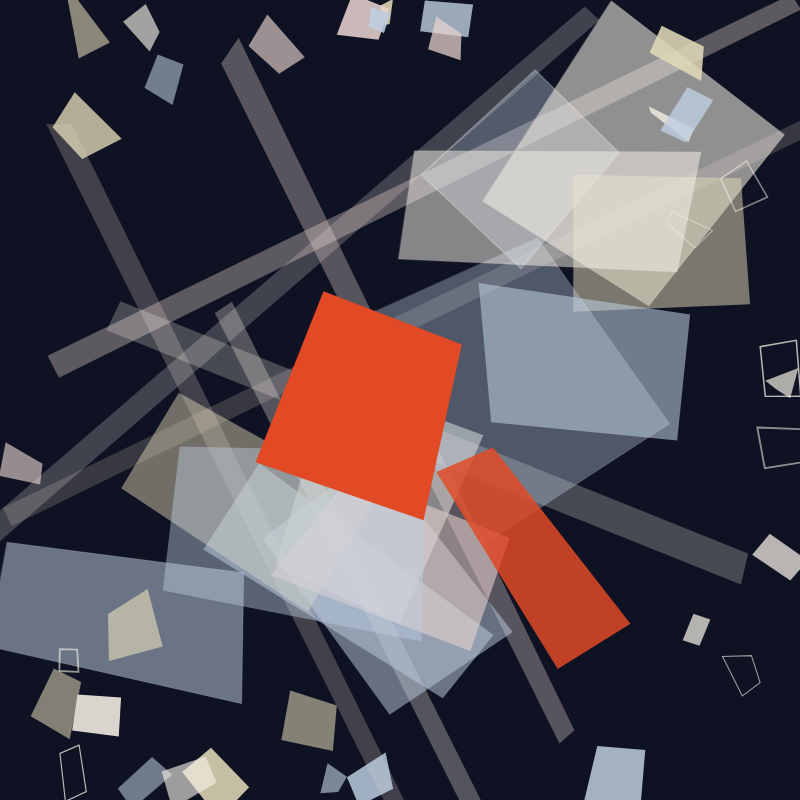
Frame 1 (no input)
Frame 2 (the mouse pressed at the canvas centre, redrawn once): identical to frame 1, image omitted

The p5.js sketch that drew this single still picture (run headless with seeded random() and noise() and a simulated clock; the mouse was pressed at the canvas centre and the sketch redrawn once):

// p5.js sketch
// ── sketch.js
/*
  ================================================================
  COMPOSIÇÃO GEOMÉTRICA ESTÁTICA — INSPIRAÇÃO NEOCONCRETA
  ================================================================
  Sketch p5.js que usa UMA ÚNICA primitiva de desenho: quad().
  Não há animação (draw() fica vazio, tudo acontece uma vez no setup).

  IDEIA GERAL
  -----------
  O Movimento Neoconcreto (Lygia Clark, Hélio Oiticica, Lygia Pape,
  décadas de 1950-60 no Brasil) trabalhava a geometria não como algo
  frio e mecânico, mas como algo vivo, cheio de tensão e ritmo.
  Para simular isso aqui, evitamos qualquer grade reta e regular.
  Em vez disso:

  1) Toda forma nasce como um retângulo perfeito;
  2) Esse retângulo é girado por um ângulo aleatório;
  3) Cada um dos 4 vértices é empurrado, de forma independente e
     aleatória, para um lugar levemente diferente do esperado.

  O passo 3 é o que transforma um simples retângulo girado em um
  quadrilátero "torto", como se a forma tivesse sido levemente
  estilhaçada — é a nossa "tensão geométrica".

  A composição concentra formas grandes e sobrepostas em uma
  diagonal do canvas (transmitindo direção e movimento) e dispersa
  formas pequenas em direção às bordas (como fragmentos que se
  espalharam a partir do centro de força da imagem).
  ================================================================
*/

// Variáveis globais de estilo, definidas uma vez em definirPaleta()
let corFundo, corFoco;
let paletaPastel = [];

// Os dois pontos que definem a "diagonal de tensão" da composição.
// Praticamente toda forma grande vai nascer perto desta linha.
let diagonalA, diagonalB;

function setup() {
  createCanvas(800, 800);

  // Trabalhar em graus deixa os ângulos muito mais legíveis para
  // quem está começando: "45 graus" é mais intuitivo que "0.785 rad".
  angleMode(DEGREES);

  // noLoop() impede que draw() seja chamado repetidamente.
  // O sketch é desenhado UMA vez e fica parado (estático).
  noLoop();

  // Fixamos a "semente" do gerador aleatório. Isso significa que,
  // mesmo usando random(), o resultado será sempre o mesmo toda
  // vez que o sketch rodar — importante para uma peça estática que
  // deve ser reproduzível.
  randomSeed(77);

  definirPaleta();

  // Diagonal escolhida: do canto inferior-esquerdo para o canto
  // superior-direito. Isso sugere um movimento "ascendente", de
  // baixo para cima — mais dinâmico do que uma diagonal descendente,
  // que tende a parecer uma "queda".
  diagonalA = createVector(90, 730);
  diagonalB = createVector(730, 90);

  background(corFundo);

  // Ordem das camadas = ordem de importância visual.
  // Desenhamos primeiro o que deve parecer "atrás":
  desenharVigas();          // 1. feixes longos e finos, ao fundo
  desenharFormasGrandes();  // 2. massas robustas, na diagonal principal
  desenharFormasPequenas(); // 3. fragmentos pequenos, nas bordas
  desenharFoco();           // 4. a cor vibrante, por cima de tudo, no topo visual
}

// draw() precisa existir para o p5.js funcionar, mas fica vazio:
// não há nada para atualizar quadro a quadro, pois o sketch é estático.
function draw() {}

// ----------------------------------------------------------------
// PALETA DE CORES
// ----------------------------------------------------------------
// Fundo escuro e sofisticado (grafite/azul meia-noite) para que as
// cores pastéis "flutuem" sobre ele com contraste suave, e a cor
// vibrante exploda visualmente por comparação.
function definirPaleta() {
  corFundo = color(14, 18, 34); // grafite azulado profundo

  paletaPastel = [
    color(232, 212, 208), // rosa pastel amadeirado
    color(190, 206, 224), // azul pastel acinzentado
    color(246, 241, 231), // off-white (branco levemente quente)
    color(226, 217, 184)  // amarelo pastel suave
  ];

  // Único ponto de cor vibrante da composição: vermelho-alaranjado.
  // Ter APENAS uma cor de destaque é o que garante que ela funcione
  // como foco — se houvesse várias cores fortes, nenhuma delas
  // chamaria mais atenção que as outras.
  corFoco = color(226, 74, 38);
}

// ----------------------------------------------------------------
// O CORAÇÃO MATEMÁTICO DO SKETCH: gerar os 4 vértices de um quad
// ----------------------------------------------------------------
// Parâmetros:
//   cx, cy      -> centro onde o retângulo "nasce"
//   larg, alt   -> largura e altura do retângulo original
//   ang         -> ângulo de rotação, em graus
//   distorcao   -> quanto (em pixels) cada vértice pode se deslocar
//                  aleatoriamente para fora de sua posição "correta"
//
// Devolve uma lista com 4 pontos {x, y}, prontos para virar um quad().
function pontosQuad(cx, cy, larg, alt, ang, distorcao) {
  let hw = larg / 2; // meia-largura
  let hh = alt / 2;  // meia-altura

  // Passo 1: definimos os 4 cantos de um retângulo "ideal", centrado
  // na origem (0,0). Cada canto é descrito como um deslocamento
  // (dx, dy) a partir do centro.
  let offsets = [
    { x: -hw, y: -hh }, // canto superior-esquerdo
    { x:  hw, y: -hh }, // canto superior-direito
    { x:  hw, y:  hh }, // canto inferior-direito
    { x: -hw, y:  hh }  // canto inferior-esquerdo
  ];

  let pontos = [];

  for (let o of offsets) {
    // Passo 2: ROTAÇÃO. Para girar um ponto (dx, dy) em torno da
    // origem por um ângulo "ang", usamos a matriz de rotação 2D
    // clássica:
    //
    //   x' = dx * cos(ang) - dy * sin(ang)
    //   y' = dx * sin(ang) + dy * cos(ang)
    //
    // Intuição simples: cos() e sin() dizem "quanto desse
    // deslocamento original aponta para o novo eixo X" e "quanto
    // aponta para o novo eixo Y" depois de girar os eixos pelo
    // ângulo "ang". É a mesma matemática usada em qualquer rotação
    // de objetos 2D (jogos, design, robótica etc.).
    let xRot = o.x * cos(ang) - o.y * sin(ang);
    let yRot = o.x * sin(ang) + o.y * cos(ang);

    // Passo 3: DISTORÇÃO. Aqui está o "tempero" artístico: somamos
    // um deslocamento aleatório e INDEPENDENTE a cada vértice.
    // Se disséssemos que os 4 vértices se deslocam pela mesma
    // quantidade, o retângulo continuaria perfeito, só teria mudado
    // de lugar. Mas como cada vértice recebe seu próprio "empurrão"
    // aleatório, os ângulos internos deixam de ser todos 90°, e o
    // retângulo vira um quadrilátero levemente irregular — como se
    // tivesse sido levemente "amassado". É essa irregularidade que
    // cria a sensação de tensão / movimento congelado pedida no
    // projeto, em vez de uma grade fria e perfeita.
    let jitterX = random(-distorcao, distorcao);
    let jitterY = random(-distorcao, distorcao);

    // Passo 4: TRANSLAÇÃO. Por fim, movemos o ponto (já girado e
    // distorcido) para a posição real (cx, cy) onde a forma deve
    // aparecer no canvas.
    pontos.push({
      x: cx + xRot + jitterX,
      y: cy + yRot + jitterY
    });
  }

  return pontos;
}

// Função auxiliar: recebe os 4 pontos calculados acima e efetivamente
// chama a ÚNICA primitiva de desenho permitida neste sketch: quad().
// quad() espera 8 números: x1,y1, x2,y2, x3,y3, x4,y4 — os 4 cantos
// em sequência (sentido horário ou anti-horário).
function tracarQuad(pontos) {
  quad(
    pontos[0].x, pontos[0].y,
    pontos[1].x, pontos[1].y,
    pontos[2].x, pontos[2].y,
    pontos[3].x, pontos[3].y
  );
}

// ----------------------------------------------------------------
// CAMADA 1 — VIGAS: quads extremamente longos e finos
// ----------------------------------------------------------------
// Ideia: exagerar a proporção largura x altura (ex: 800 x 20) para
// criar "feixes" que atravessam o quadro em diagonal, como traços de
// velocidade ou vetores de força. Eles ficam no fundo da composição
// e com baixa opacidade, para não competir com as formas principais.
function desenharVigas() {
  let quantidade = 7;
  let angulosPossiveis = [22, 38, 51, -26, -41, 64, -55];

  for (let i = 0; i < quantidade; i++) {
    let cx = random(150, 650);
    let cy = random(150, 650);

    let larg = random(650, 950); // muito comprida (quase a diagonal do canvas)
    let alt  = random(10, 32);   // muito fina, para parecer um "feixe"
    let ang  = random(angulosPossiveis);
    let distorcao = random(3, 10); // pouca distorção: uma viga não pode "quebrar" demais

    let c = random(paletaPastel);
    let alfa = random(45, 100); // bem transparente: fica sutil, ao fundo

    noStroke();
    fill(red(c), green(c), blue(c), alfa);

    let pts = pontosQuad(cx, cy, larg, alt, ang, distorcao);
    tracarQuad(pts);
  }
}

// ----------------------------------------------------------------
// CAMADA 2 — FORMAS GRANDES: o núcleo da composição, sobre a diagonal
// ----------------------------------------------------------------
// Aqui concentramos as formas maiores e mais sobrepostas em torno da
// diagonal definida em diagonalA/diagonalB. Usamos interpolação
// linear (lerp) para escolher pontos AO LONGO da diagonal, e depois
// um pequeno deslocamento PERPENDICULAR a ela, para que as formas não
// fiquem grudadas numa linha reta perfeita (o que pareceria uma régua,
// não um gesto artístico).
function desenharFormasGrandes() {
  // Vetor que aponta na direção da diagonal (normalizado = comprimento 1)
  let direcao = p5.Vector.sub(diagonalB, diagonalA).normalize();
  // Vetor perpendicular à diagonal: basta trocar x/y e inverter um sinal.
  // Isso é uma propriedade simples de geometria vetorial 2D:
  // se (dx, dy) aponta numa direção, (-dy, dx) aponta 90° a partir dela.
  let perpendicular = createVector(-direcao.y, direcao.x);

  let quantidade = 13;

  for (let i = 0; i < quantidade; i++) {
    // t entre 0 e 1 escolhe "em que ponto da diagonal" a forma nasce.
    // Evitamos os extremos (0 e 1) para concentrar a massa no miolo,
    // deixando as pontas mais "esparsas" e conectando com a camada
    // de formas pequenas nas bordas.
    let t = random(0.08, 0.92);
    let baseNaDiagonal = p5.Vector.lerp(diagonalA, diagonalB, t);

    // Deslocamento aleatório na direção perpendicular à diagonal:
    // é isso que dá volume à composição, em vez de uma linha fina.
    let deslocamentoPerp = random(-110, 110);
    let cx = baseNaDiagonal.x + perpendicular.x * deslocamentoPerp;
    let cy = baseNaDiagonal.y + perpendicular.y * deslocamentoPerp;

    // Proporções bem variadas: de quase quadradas a bem alongadas,
    // para reforçar a ideia de "estilhaçamento" pedida no projeto.
    let larg = random(120, 320);
    let alt  = random(90, 260);
    let ang  = random(-60, 60);
    let distorcao = random(6, 22);

    let c = random(paletaPastel);
    // Opacidade média: como várias dessas formas se sobrepõem, a
    // transparência faz as áreas de interseção ganharem tons novos,
    // mais saturados — é o efeito de "mistura óptica" pedido no
    // enunciado, sem nunca misturar tinta de verdade, só camadas.
    let alfa = random(90, 165);

    // Em algumas formas, adicionamos um contorno bem sutil em
    // off-white — um recurso visual comum na arte construtiva, que
    // reforça a "aresta" da forma mesmo quando ela está sob outras.
    if (random() < 0.5) {
      strokeWeight(random(0.6, 1.6));
      stroke(246, 241, 231, 70);
    } else {
      noStroke();
    }

    fill(red(c), green(c), blue(c), alfa);

    let pts = pontosQuad(cx, cy, larg, alt, ang, distorcao);
    tracarQuad(pts);
  }
}

// ----------------------------------------------------------------
// CAMADA 3 — FORMAS PEQUENAS: fragmentos dispersos em direção às bordas
// ----------------------------------------------------------------
// Usamos coordenadas POLARES (ângulo + raio) a partir do centro do
// canvas para espalhar fragmentos pequenos em todas as direções, mas
// com um raio grande o suficiente para que caiam nas bordas, longe
// da diagonal principal. É como se fossem "estilhaços" que voaram
// para longe do núcleo de tensão da composição.
function desenharFormasPequenas() {
  let quantidade = 34;
  let centro = createVector(400, 400);

  for (let i = 0; i < quantidade; i++) {
    // Um ângulo qualquer, em qualquer direção ao redor do centro.
    let anguloDispersao = random(360);
    // Um raio grande, para que o ponto caia perto das bordas do canvas.
    let raio = random(320, 520);

    // Conversão de coordenadas polares (ângulo, raio) para
    // coordenadas cartesianas (x, y) — a mesma matemática do
    // círculo trigonométrico: x = centro + raio*cos(ang),
    // y = centro + raio*sin(ang).
    let cx = centro.x + cos(anguloDispersao) * raio;
    let cy = centro.y + sin(anguloDispersao) * raio;

    // Garantimos que a forma não nasça fora do canvas.
    cx = constrain(cx, 20, 780);
    cy = constrain(cy, 20, 780);

    let larg = random(18, 60);
    let alt  = random(14, 50);
    let ang  = random(360);
    let distorcao = random(3, 12);

    let c = random(paletaPastel);

    // Cerca de 1/3 dos fragmentos pequenos aparece só como contorno
    // (sem preenchimento). Isso cria variedade de "peso visual": nem
    // toda forma pequena compete pela mesma atenção, algumas ficam
    // quase como anotações no espaço, leves e discretas.
    let apenasContorno = random() < 0.35;

    if (apenasContorno) {
      noFill();
      strokeWeight(random(1, 2.2));
      stroke(246, 241, 231, random(120, 200));
    } else {
      noStroke();
      let alfa = random(140, 230);
      fill(red(c), green(c), blue(c), alfa);
    }

    let pts = pontosQuad(cx, cy, larg, alt, ang, distorcao);
    tracarQuad(pts);
  }
}

// ----------------------------------------------------------------
// CAMADA 4 — FOCO: a única cor vibrante da composição
// ----------------------------------------------------------------
// Colocada por último (portanto, visualmente "por cima" de tudo) e
// no meio da diagonal principal — o ponto de maior densidade de
// formas — para funcionar como o centro de gravidade da imagem: o
// primeiro lugar para onde o olho é puxado.
function desenharFoco() {
  let baseFoco = p5.Vector.lerp(diagonalA, diagonalB, 0.5);

  noStroke();

  // Forma vibrante principal: totalmente opaca, para máximo contraste
  // contra as camadas translúcidas ao redor.
  fill(corFoco);
  let pts1 = pontosQuad(baseFoco.x - 40, baseFoco.y - 10, 150, 190, 18, 14);
  tracarQuad(pts1);

  // Uma segunda forma vibrante, menor e quase opaca, reforça o ponto
  // focal sem repetir exatamente a mesma silhueta — um "eco" da cor
  // principal, deslocado ao longo da diagonal.
  fill(red(corFoco), green(corFoco), blue(corFoco), 215);
  let pts2 = pontosQuad(baseFoco.x + 120, baseFoco.y + 140, 70, 220, -35, 10);
  tracarQuad(pts2);
}
